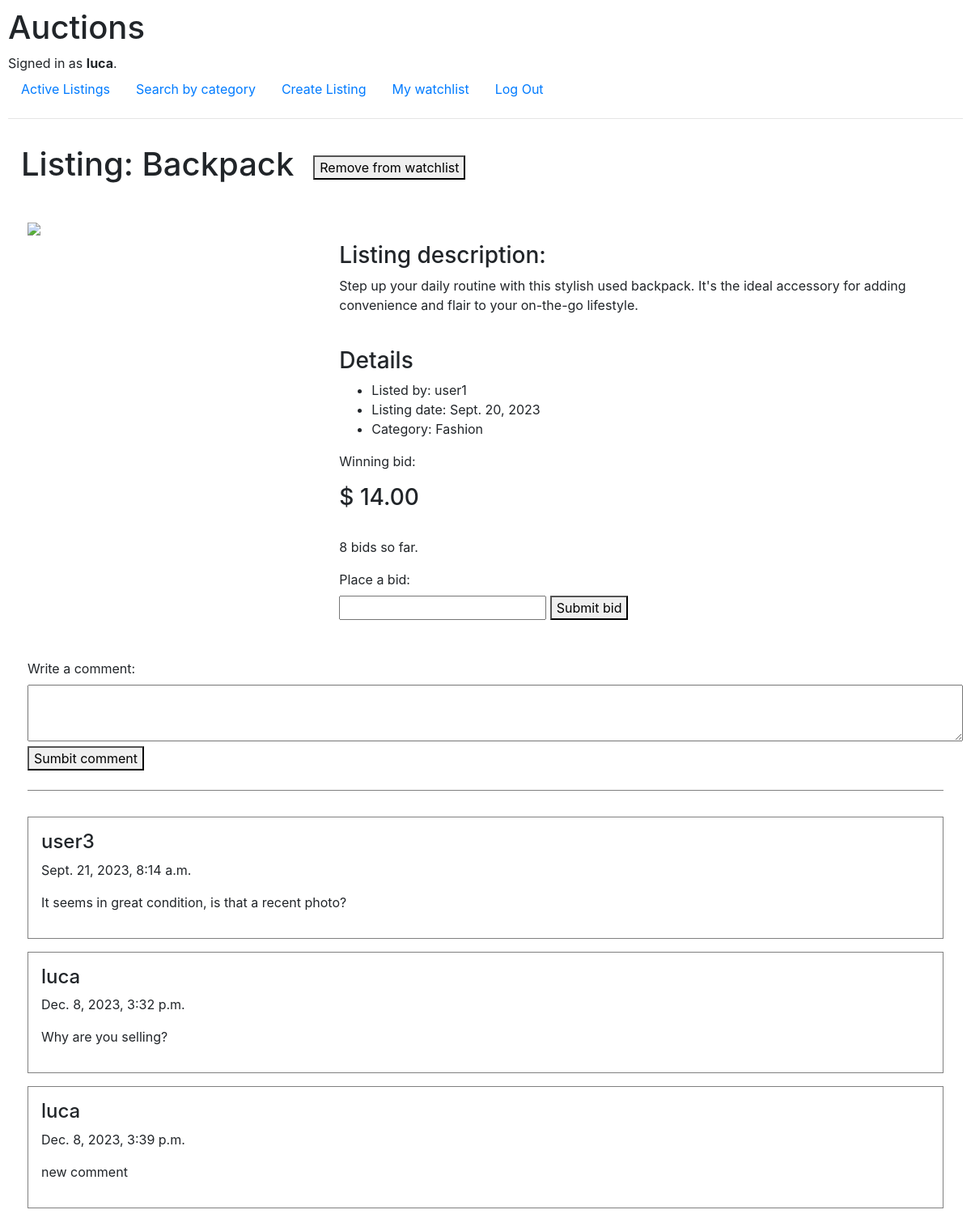
Page /detail/2 (signed in) on the committed database.
### auctions/models.py (models this page shows, shortened)
class User(AbstractUser):
    pass

class Auctions(models.Model):
    owner = models.ForeignKey(User, on_delete=models.CASCADE)
    product = models.CharField(max_length=64)
    url = models.URLField(null=True, blank=True)
    category = models.ForeignKey(Categories, on_delete=models.CASCADE, related_name="category")
    date = models.DateField(auto_now_add=True)
    description = models.TextField()
    closed = models.BooleanField(default=False)
    starting_price = models.DecimalField(max_digits=10, decimal_places=2, null=True, blank=True)

class Categories(models.Model):
    name = models.CharField(max_length=100)
    def __str__(self):
        return self.name

class Bids(models.Model):
    auction = models.ForeignKey(Auctions, on_delete=models.CASCADE, related_name="bids")
    bidder = models.ForeignKey(User, on_delete=models.CASCADE, related_name="bidder")
    bid_amount = models.DecimalField(max_digits=10, decimal_places=2)
    date = models.DateTimeField(auto_now_add=True)
    count = models.IntegerField(default=0)

class Comments(models.Model):
    user = models.ForeignKey(User, on_delete=models.CASCADE)
    date = models.DateTimeField(auto_now_add=True)
    comment = models.TextField()
    auction = models.ForeignKey(Auctions, on_delete=models.CASCADE, related_name="comments")

### auctions/views.py (the view, shortened to what this page needs)
# urls.py: path("detail/<int:auction_id>", views.detail, name="detail"),
def detail(request, auction_id):
    auction = Auctions.objects.get(pk=auction_id)
    try:
        bid = Bids.objects.get(auction=auction)
        bid_price = bid.bid_amount
    except ObjectDoesNotExist:
        bid = None
        bid_price = 0
    comments = Comments.objects.filter(auction=auction)
    url = reverse("detail", args=[auction_id])
    bid_form = BidForm()
    comment_form = CommentForm()
    if request.method == "POST":
        if "place_bid" in request.POST:
            bid_form = BidForm(request.POST)
            if bid_form.is_valid():
                new_bid = bid_form.cleaned_data["bid"]
                if bid == None and new_bid >= auction.starting_price and request.user != auction.owner:
                    first_bid = Bids(
                        auction=auction,
                        bidder=request.user,
                        bid_amount=new_bid,
                        count=1
                    )
                    first_bid.save()
                    success = "Bid placed correctly."
                    return redirect(f'{url}?success={success}')
                elif new_bid > bid_price and request.user != auction.owner:
                    bid.bid_amount = new_bid
                    bid.bidder = request.user
                    bid.count += 1
                    bid.save()
                    success = "Bid placed correctly."
                    return redirect(f'{url}?success={success}')
                elif request.user == auction.owner:
                    error = "The owner of the listing cannot place a new bid."
                    return redirect(f'{url}?error={error}')
                else:
                    error = "The new bid must be higher than the current price."
                    return redirect(f'{url}?error={error}')
            else:
                error = "Bid amount not valid."
                return redirect(f'{url}?error={error}')
        elif "add_comment" in request.POST:
            comment_data = CommentForm(request.POST)
            if comment_data.is_valid():
                new_comment = Comments(
                    user = request.user,
                    comment = comment_data.cleaned_data["comment"],
                    auction = auction
                )
                new_comment.save()
                success = "Comment stored correctly"
                return redirect(f'{url}?success={success}')
            else:
                error = "Input not valid."
                return redirect(f'{url}?error={error}')
        elif "close_listing" in request.POST:
            auction.closed = True
            auction.save()
            return redirect("detail", auction_id=auction_id)
        elif "watchlist" in request.POST:
            add_watchlist = Watchlist(
                user = request.user,
                auction = auction
            )
            add_watchlist.save()
            success = "Listing added to your watchlist"
            return redirect(f'{url}?success={success}')
        elif "unwatch" in request.POST:
            remove_watchlist = Watchlist.objects.filter(user=request.user, auction=auction)
            remove_watchlist.delete()
            success = "Listing removed from watchlist"
            return redirect(f'{url}?success={success}')
    else:
        if auction.closed == False:
            if request.user.is_authenticated:
                added = Watchlist.objects.filter(user=request.user, auction=auction)
                success = request.GET.get("success", None)
                error = request.GET.get("error", None)
                return render(request, "auctions/details.html", {
                    "auction": auction,
                    "comments": comments,
                    "bid": bid,
                    "bid_form": bid_form,
                    "comment_form": comment_form,
                    "success": success,
                    "error": error,
                    "added": added
                })

### auctions/forms.py
class BidForm(forms.Form):
    bid = forms.DecimalField(label="Place a bid")

class CommentForm(forms.Form):
    comment = forms.CharField(widget=forms.Textarea, label="Write a comment")

### auctions/templates/auctions/details.html (shortened to what this page needs)
{% extends "auctions/layout.html" %}
{% block body %}
    <div style="padding:16px; display:flex; gap:24px; align-items: center;">
        <h1>Listing: {{ auction.product }}</h1>
        {% if user.is_authenticated %}
            {% if added and auction.closed != True %}
            <form method="post" action="{% url 'detail' auction.id %}">
                <button type="submit" name="unwatch">Remove from watchlist</button>
            </form>
            {% elif not added and auction.closed != True %}
            <form method="post" action="{% url 'detail' auction.id %}">
                {% csrf_token %}
                <button type="submit" name="watchlist">Add to watchlist</button>
            </form>
            {% endif %}
        {% endif %}
    </div>
    <div class="prod-detail">
        <img src="{{ auction.url }}"><br>
        <div>
            <h3>Listing description:</h3>
            <p>{{ auction.description }}</p><br>
            <h3>Details</h3>
            <ul>
                <li>Listed by: {{ auction.owner }}</li>
                <li>Listing date: {{ auction.date }}</li>
                <li>Category: {{ auction.category }}</li>
            </ul>
            {% if bid == None and auction.closed != True %}
                <p>Starting price:</p>
                <h3>$ {{ auction.starting_price }}</h3>
                {% if user.is_authenticated %}
                    <div class="notif">No bids yet. Be the first one to bid this listing!</div>
                {% else %}
                    <div class="notif"><a style="color:black; text-decoration: underline;" href="{% url 'login'%}">Log in</a> or <a style="color:black; text-decoration: underline;" href="{% url 'register' %}">Register</a> to place a bid or comment.</div>
                {% endif %}
            {% elif bid == None and auction.closed == True %}
                <p>Listing closed in:</p>
                <h3>$ {{ auction.starting_price }}</h3>
            {% elif bid != None and auction.closed == True %}
                <p>Winner bid:</p>
                <h3>$ {{ bid.bid_amount }}</h3>
            {% else %}
                <p>Winning bid:</p>
                <h3>$ {{ bid.bid_amount }}</h3><br>
                <p>{{ bid.count }} bids so far.</p>
            {% endif %}
            {% if user.is_authenticated and auction.closed != True %}
            <form method="post" action="{% url 'detail' auction.id %}">
                {{ bid_form.bid.label_tag }}<br>
                {{ bid_form.bid }}
                <button type="submit" name="place_bid">Submit bid</button>
            </form>
            {% endif %}
        </div>
    </div>
    {% if user.is_authenticated and auction.closed != True %}
    <form style="padding-left: 24px;" method="post" action="{% url 'detail' auction.id %}">
        {{ comment_form.comment.label_tag }}<br>
        {{ comment_form.comment }}<br>
        <button type="submit" name="add_comment">Sumbit comment</button>
    </form>
    {% endif %}
    <div style="margin:24px; background-color: grey;width: auto;height:1px;"></div>
    {% if comments %}
        <div style="padding: 8px 24px;">
            {% for comment in comments %}
                <div style="padding: 16px; margin-bottom: 16px; border: solid 1px grey;">
                    <h4>{{ comment.user.username }}</h4>
                    <p>{{ comment.date }}</p>
                    <p>{{ comment.comment }}</p>
                </div>
            {% endfor %}
        </div>
    {% else %}
        <div style="padding-left: 24px;">
            <h4>There are no comments for this listing.</h4>
        </div>
    {% endif %}
{% endblock %}

### auctions/templates/auctions/layout.html (shortened to what this page needs)
{% load static %}
<!DOCTYPE html>
<html lang="en">
    <head>
        <link rel="stylesheet" href="https://stackpath.bootstrapcdn.com/bootstrap/4.4.1/css/bootstrap.min.css">
        <link href="{% static 'auctions/styles.css' %}" rel="stylesheet">
    </head>
    <body>
        <h1>Auctions</h1>
        <div>
            {% if user.is_authenticated %}
                Signed in as <strong>{{ user.username }}</strong>.
            {% else %}
                Not signed in.
            {% endif %}
        </div>
        <ul class="nav">
            <li class="nav-item">
                <a class="nav-link" href="{% url 'index' %}">Active Listings</a>
            </li>
            <li class="nav-item">
                <a class="nav-link" href="{% url 'categories' %}">Search by category</a>
            </li>
            {% if user.is_authenticated %}
                <li class="nav-item">
                    <a class="nav-link" href="{% url 'new' %}">Create Listing</a>
                </li>
                <li class="nav-item">
                    <a class="nav-link" href="{% url 'watchlist' %}">My watchlist</a>
                </li>
                <li class="nav-item">
                    <a class="nav-link" href="{% url 'logout' %}">Log Out</a>
                </li>
            {% endif %}
        </ul>
        <hr>
        {% block body %}
        {% endblock %}
    </body>
</html>

### auctions/static/auctions/styles.css (style rules this page uses)
*, *::after, *::before { box-sizing: inherit; }
body { padding: 10px; }
textarea { width: 50%; height: 64px; }
.prod-detail { display: flex; padding: 24px; }
.prod-detail>img { width: 50%; max-height: 420px; object-fit: cover; }
.prod-detail>div { width: 100%; padding: 24px; }
.form-group>input,textarea,select { width:-webkit-fill-available; }

### rows in the picture
User: username "luca"
Auctions: product "Backpack", description "Step up your daily routine with this stylish used backpack. It's the ideal accessory for adding convenience and flair to your on-the-go lifestyle.", owner "user1", date "Sept. 20, 2023", category "Fashion"
Bids: bid_amount "14.00", count "8"
Comments: user.username "user3", date "Sept. 21, 2023, 8:14 a.m.", comment "It seems in great condition, is that a recent photo?"
Comments: user.username "luca", date "Dec. 8, 2023, 3:32 p.m.", comment "Why are you selling?"
Comments: user.username "luca", date "Dec. 8, 2023, 3:39 p.m.", comment "new comment"

### other values in the picture
{{ bid_form.bid.label_tag }} "Place a bid:"
{{ comment_form.comment.label_tag }} "Write a comment:"
